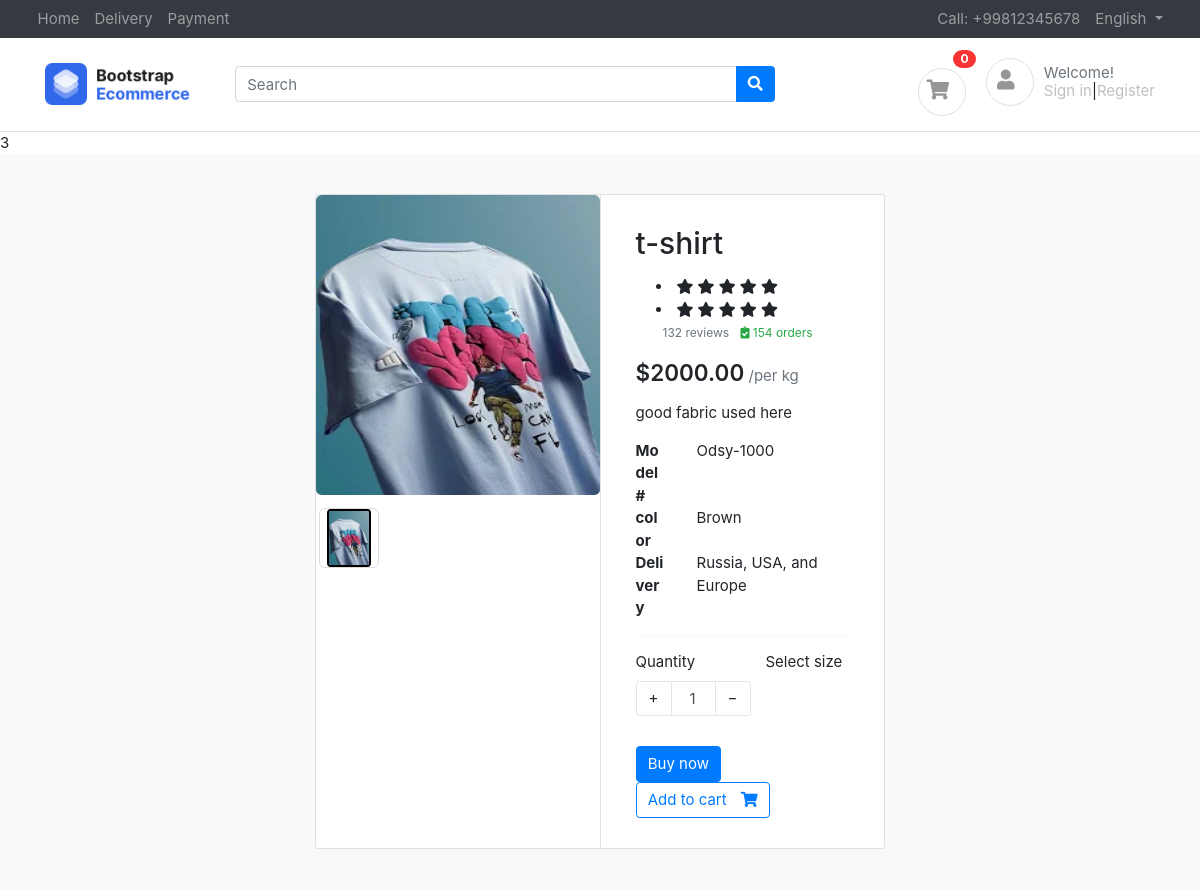
The app's page /products/t-shirt/ with its own data.
### products/models.py (models this page shows, shortened)
class Product(basemodel):
    product_name=models.CharField(max_length=100)
    size_price=models.IntegerField(default=1)
    slug=models.SlugField(unique=True ,null=True,blank=True)
    category=models.ForeignKey(Category,on_delete=models.CASCADE,related_name="products")
    product_price=models.IntegerField(default=100)
    product_description=models.TextField()
    color_variant=models.ManyToManyField( Colorvariant,blank=True)
    size_variant=models.ManyToManyField(Sizevariant ,blank=True , related_name='size_variants')
    qunatity=models.IntegerField(default=1)

class productimage(basemodel):
    product=models.ForeignKey(Product,on_delete=models.CASCADE,related_name="images")
    image=models.ImageField(upload_to="products")

### products/views.py (the view)
# urls.py: path('<slug>/' ,get_product, name="product_get"),
def get_product(request,slug):
    product=Product.objects.get(slug=slug)
    total_items=Cartitems.objects.filter(product=product).aggregate(total_items=Count('product__product_price'))
    if product.product_price>=10 or product.product_price<=20:
        print()
    else:
        print("noo")
    context={"product":product,'total_items':total_items}
    return render(request,'products/products.html' ,context)

### templates/products/products.html (shortened to what this page needs)
{% extends "base/base.html"%}
{%  block start %}
{%load static%}
{{total_items.total_items}}
<section class="section-content padding-y bg" >
    <div class="container"style="width:50%;display:flex;align-item:center;justify-content:center;">
    <div class="card" >
        <div class="row no-gutters" >
            <aside class="col-md-6">
    <article class="gallery-wrap">
    <div class="img-big-wrap" >
      <div > <a href="#"><img  style="width:100% ;height:300px;" src="/media/{{product.images.first.image}}"></a></div>
    </div>
    <div class="thumbs-wrap" style="  position: fixed;">
      {% for image in product.images.all %}
      <a href="#" class="item-thumb" > <img  src="/media/{{image.image}}" style=" border:2px solid black ;height:100px;"></a>
      {% endfor %}
    </div>
    </article>
            </aside>
            <main class="col-md-6 border-left">
    <article class="content-body">
    <h2 class="title">{{product.product_name}}</h2>
    <div class="rating-wrap my-3"style="margin-left:20px;">
            <li style="width:80%" class="stars-active">
                <i class="fa fa-star"></i> <i class="fa fa-star"></i>
                <i class="fa fa-star"></i> <i class="fa fa-star"></i>
                <i class="fa fa-star"></i>
            </li>
            <li>
                <i class="fa fa-star"></i> <i class="fa fa-star"></i>
                <i class="fa fa-star"></i> <i class="fa fa-star"></i>
                <i class="fa fa-star"></i>
            </li>
        <small class="label-rating text-muted">132 reviews</small>
        <small class="label-rating text-success"> <i class="fa fa-clipboard-check"></i> 154 orders </small>
    </div>
    <div class="mb-3">
        <var class="price h4">${{product.product_price}}.00</var>
        <span class="text-muted">/per kg</span>
    </div>
    <p>{{product.product_description}}</p>
    <dl class="row">
      <dt class="col-sm-3">Model#</dt>
      <dd class="col-sm-9">Odsy-1000</dd>
      <dt class="col-sm-3">color</dt>
      <dd class="col-sm-9">Brown</dd>
      <dt class="col-sm-3">Delivery</dt>
      <dd class="col-sm-9">Russia, USA, and Europe </dd>
    </dl>
    <hr>
        <div class="form-row">
            <div class="form-group col-md flex-grow-0">
                <label>Quantity</label>
                <div class="input-group mb-3 input-spinner">
                  <div class="input-group-prepend" >
                    <button class="btn btn-light" type="button" id="button-plus"> + </button>
                  </div>
                  <input type="text" class="form-control" value="1">
                  <div class="input-group-append"style="display:inline-block">
                    <button class="btn btn-light" type="button" id="button-minus"> − </button>
                  </div>
                </div>
            </div>
            {%if product.size_variant%}
                <div class="form-group col-md">
                        <label>Select size</label>
                </div>
            {%else%}
                <p>not available</p>
            {%endif%}
        </div>
        <a href="#" class="btn  btn-primary"> Buy now </a>
        <a href="{% url "add_cart" product_uid=product.uid %}" class="btn  btn-outline-primary"> <span class="text">Add to cart</span> <i class="fas fa-shopping-cart"></i>  </a>
    </article>
            </main>
        </div>
    </div>
    </div>
    </section>
{% endblock %}

### public/static/css/ui.css (style rules this page uses)
html { font-family: 'Inter', sans-serif; font-size: 15px; }
.content-body { flex: 1 1 auto; padding: 2rem 2.3rem; }
.padding-y { padding-top: 40px; padding-bottom: 40px; }
var { font-style: normal; }
article:after, .form-group:after { display: block; clear: both; content: ""; }
.bg { background-color: #f8f9fa; }
.card .title { color: #212529; }
.btn-light { background-color: #fff; border-color: #e4e4e4; }
.btn .text + i { margin-left: 10px; }
dl[class="row"] { margin-bottom: 0; }
.price { font-weight: 600; color: #212529; }
.label-rating { margin-left: 7px; display: inline-block; vertical-align: middle; }
.input-spinner { width: 120px; flex-wrap: nowrap; display: inline-flex; }
.input-spinner input.form-control { text-align: center; max-width: 46px; flex-basis: 46px; border-color: #e4e4e4; flex-grow: 0; }
.input-spinner .btn { width: 36px; text-align: center; }
.gallery-wrap .img-big-wrap { margin-bottom: 10px; border-radius: 0.37rem; overflow: hidden; background-color: #fff; }
.gallery-wrap .img-big-wrap a { text-align: center; display: block; }
.gallery-wrap .img-big-wrap img { height: 460px; width: auto; display: inline-block; cursor: zoom-in; }
.gallery-wrap .thumbs-wrap { text-align: center; }
.gallery-wrap .thumbs-wrap .item-thumb { width: 60px; height: 60px; border: 1px solid #ddd; border-radius: 6px; margin: 3px; display: inline-block; overflow: hidden; }
.gallery-wrap .thumbs-wrap img { max-width: 100%; max-height: 100%; object-fit: cover; border-radius: 4px; cursor: zoom-in; }

### records on screen
Product: images.first.image (picture), product_name "t-shirt", product_price "2000", product_description "good fabric used here"
productimage: image (picture)

### other values on screen
{{ total_items.total_items }} "3"
